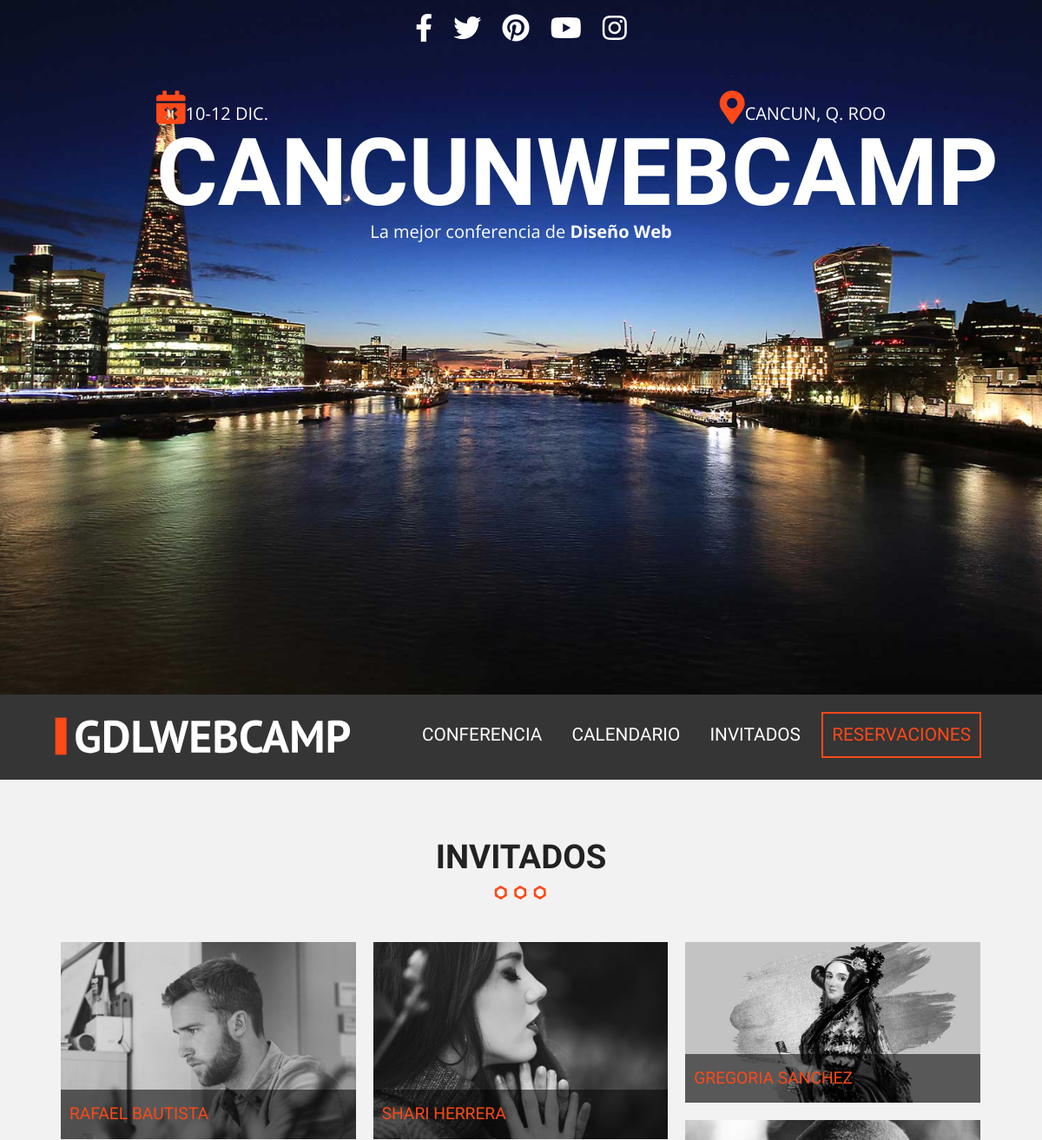
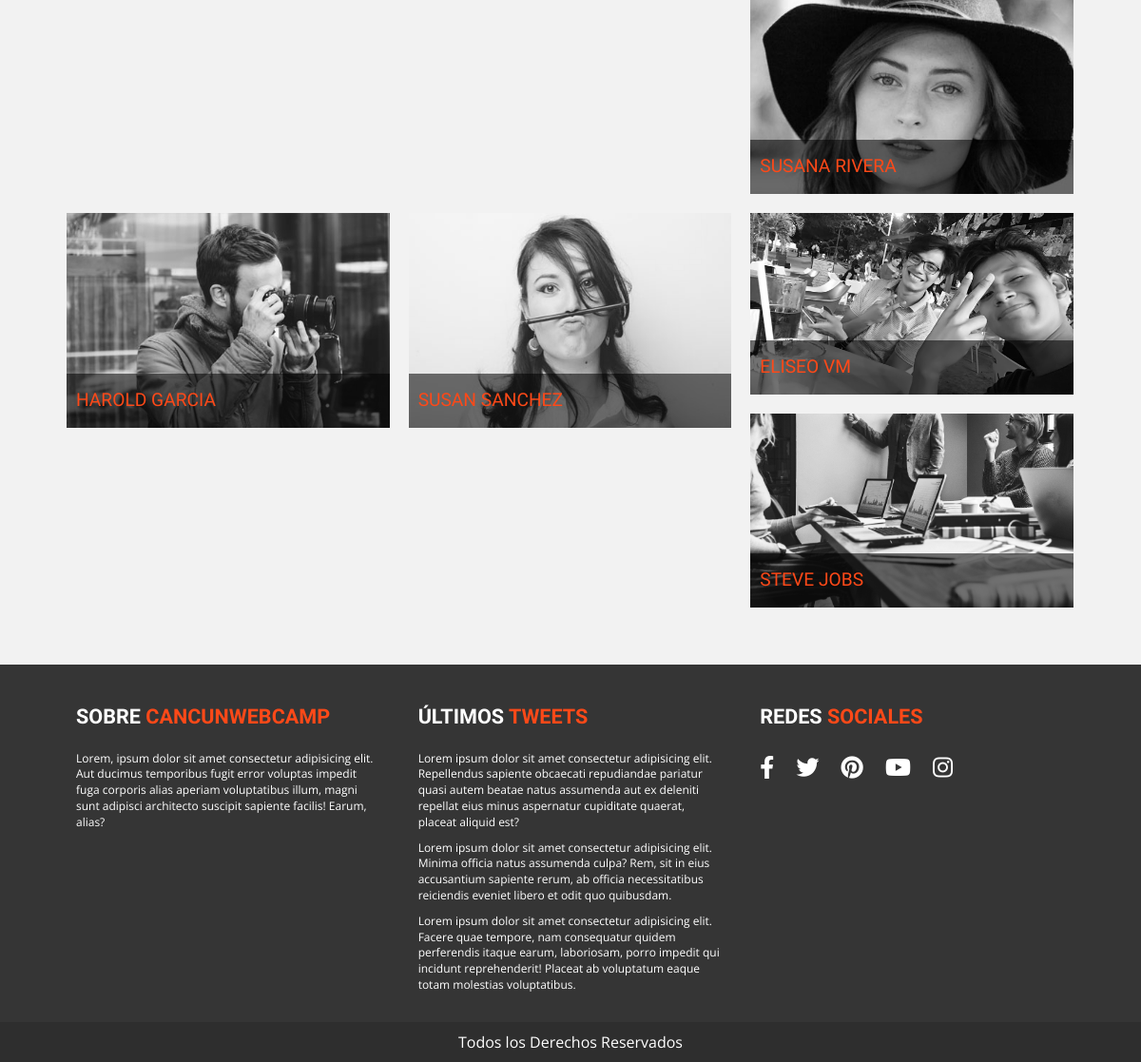
/invitados.php, run on the app's committed database (2 pictures, top to bottom).
### tables this page shows
CREATE TABLE `invitados` (
  `invitado_id` tinyint(4) NOT NULL,
  `nombre_invitado` varchar(30) NOT NULL,
  `apellido_invitado` varchar(30) NOT NULL,
  `descripcion` text NOT NULL,
  `url_imagen` varchar(50) NOT NULL
);

### invitados.php (called while the page is built)
<?php include_once 'includes/templates/header.php'; ?>
    <?php include_once 'includes/templates/invitados.php'; ?>
<?php include_once 'includes/templates/footer.php'; ?>

### includes/templates/invitados.php (the view, shortened to what this page needs)
<?php
    try {
        require_once('includes/funciones/bd_conexion.php');
        $sql = " SELECT * FROM `invitados` ";
        $resultado = $conn->query($sql);
    } catch (\Exception $e) {
        echo $e->getMessage();
    }
?>
<section class="invitados contenedor seccion">
    <h2>Invitados</h2>
    <ul class="lista-invitados clearfix">
    <?php while($invitados = $resultado->fetch_assoc()){ ?>
        <li>
            <div class="invitado">
                <a class="invitado-info" href="#invitado<?php echo $invitados['invitado_id']; ?>">
                    <img src="img/invitados/<?php echo $invitados['url_imagen']; ?>" alt="Imagen Invitado">
                    <p><?php echo $invitados['nombre_invitado'] . " " . $invitados['apellido_invitado'] ?></p>
                </a>
            </div>
        </li>
    <?php } ?>
    </ul>
</section>

### includes/templates/header.php (shortened to what this page needs)
<!DOCTYPE html>
<html class="no-js" lang="">
<head>
    <?php
        $archivo = basename($_SERVER['PHP_SELF']);
        $pagina = str_replace(".php", "", $archivo);
        if($pagina == 'invitados' || $pagina == 'index'){
            echo '<link rel="stylesheet" href="css/colorbox.css">';
        }
        else if($pagina == 'conferencia'){
            echo '<link rel="stylesheet" href="https://cdnjs.cloudflare.com/ajax/libs/lightbox2/2.11.3/css/lightbox.min.css" />';
        }
    ?>
    <link rel="stylesheet" href="https://cdnjs.cloudflare.com/ajax/libs/normalize/8.0.1/normalize.min.css" />
    <link rel="stylesheet" href="https://cdnjs.cloudflare.com/ajax/libs/font-awesome/5.10.0-1/css/fontawesome.min.css" />
    <link rel="stylesheet" href="css/all.min.css">
    <link rel="stylesheet" href="css/main.css">
    <link rel="stylesheet" href="https://unpkg.com/leaflet@1.5.1/dist/leaflet.css" />
</head>
<body class="<?php echo $pagina; ?>">
    <header class="site-header">
        <div class="hero">
            <div class="contenido-header">
                <nav class="redes-sociales">
                    <a href="#"><i class="fab fa-facebook-f"></i></a>
                    <a href="#"><i class="fab fa-twitter"></i></a>
                    <a href="#"><i class="fab fa-pinterest"></i></a>
                    <a href="#"><i class="fab fa-youtube"></i></a>
                    <a href="#"><i class="fab fa-instagram"></i></a>
                </nav>
                <div class="informacion-evento">
                    <div class="clearfix">
                        <p class="fecha"><i class="fas fa-calendar-times"></i>10-12 Dic.</p>
                        <p class="ciudad"><i class="fas fa-map-marker-alt"></i>Cancun, Q. Roo</p>
                    </div>
                    <h1 class="nombre-sitio">cancunwebcamp</h1>
                    <p class="slogan">La mejor conferencia de <span>Diseño Web</span></p>
                </div>
            </div>
        </div>
    </header>
    <div class="barra">
        <div class="contenedor clearfix">
            <div class="logo">
                <a href="index.php">
                    <img src="img/logo.svg" alt="Logo GDLWebCam">
                </a>
            </div>
            <nav class="navegacion-principal clearfix">
                <a href="conferencia.php">Conferencia</a>
                <a href="calendario.php">Calendario</a>
                <a href="invitados.php">Invitados</a>
                <a href="registro.php">Reservaciones</a>
            </nav>
        </div>
    </div>

### includes/templates/footer.php (shortened to what this page needs)
<footer class="site-footer">
        <div class="contenedor clearfix">
            <div class="footer-informacion">
                <h3>Sobre <span>CancunWebCamp</span></h3>
                <p>Lorem, ipsum dolor sit amet consectetur adipisicing elit. Aut ducimus temporibus fugit error voluptas impedit fuga corporis alias aperiam voluptatibus illum, magni sunt adipisci architecto suscipit sapiente facilis! Earum, alias?</p>
            </div>
            <div class="ultimos-tweets">
                <h3>Últimos <span>tweets</span></h3>
                <ul>
                    <li>Lorem ipsum dolor sit amet consectetur adipisicing elit. Repellendus sapiente obcaecati repudiandae pariatur quasi autem beatae natus assumenda aut ex deleniti repellat eius minus aspernatur cupiditate quaerat, placeat aliquid est?</li>
                    <li>Lorem ipsum dolor sit amet consectetur adipisicing elit. Minima officia natus assumenda culpa? Rem, sit in eius accusantium sapiente rerum, ab officia necessitatibus reiciendis eveniet libero et odit quo quibusdam.</li>
                    <li>Lorem ipsum dolor sit amet consectetur adipisicing elit. Facere quae tempore, nam consequatur quidem perferendis itaque earum, laboriosam, porro impedit qui incidunt reprehenderit! Placeat ab voluptatum eaque totam molestias voluptatibus.</li>
                </ul>
            </div>
            <div class="menu">
                <h3>Redes <span>sociales</span></h3>
                <nav class="redes-sociales">
                    <a href="#"><i class="fab fa-facebook-f"></i></a>
                    <a href="#"><i class="fab fa-twitter"></i></a>
                    <a href="#"><i class="fab fa-pinterest"></i></a>
                    <a href="#"><i class="fab fa-youtube"></i></a>
                    <a href="#"><i class="fab fa-instagram"></i></a>
                </nav>
            </div>
        </div>
        <p class="copyright">
            Todos los Derechos Reservados
        </p>
        <link href="//cdn-images.mailchimp.com/embedcode/classic-10_7.css" rel="stylesheet" type="text/css">
    </footer>
</body>
</html>

### css/main.css (style rules this page uses)
html { color:#222;font-size:1em;line-height:1.4 }
audio,canvas,iframe,img,svg,video { vertical-align:middle }
html { box-sizing:border-box }
*,:after,:before { box-sizing:inherit }
body { background-color:#f2f2f2;font-family:'Open Sans',sans-serif }
.contenedor { width:98%;margin:0 auto }
@media only screen and (min-width:480px) { .contenedor { width:95% } }
@media only screen and (min-width:768px) { .contenedor { width:90% } }
@media only screen and (min-width:992px) { .contenedor { width:90%;max-width:1100px } }
.seccion { padding:30px 0 }
.seccion p { font-size:1.2em;text-align:center }
h2 { font-family:Oswald,sans-serif;font-size:2.4em;text-transform:uppercase;text-align:center }
h2::after { content:'';margin:0 auto;background-image:url(../img/separador.png);height:30px;width:100px;display:block }
h3 { font-size:1.8em;color:#fe4918;font-family:'PT Sans',sans-serif;margin:0 }
ul { list-style:none;margin:0;padding:0 }
div.hero { background-image:url(../img/encabezado.jpg);height:100vh;background-position:top center;background-size:cover }
div.contenido-header { padding-top:40px }
@media only screen and (min-width:768px) { div.contenido-header { padding-top:10px } }
nav.redes-sociales { text-align:center }
nav.redes-sociales a { color:#fff;font-size:2em;margin-right:20px }
nav.redes-sociales a:last-child { margin-right:0 }
div.informacion-evento { text-align:center;color:#fff }
@media only screen and (min-width:768px) { div.informacion-evento { width:70%;margin:0 auto;margin-top:50px } }
div.informacion-evento p { margin:0;display:inline;font-size:20px;text-transform:uppercase }
div.informacion-evento p i { color:#fe4918;font-size:2.4rem }
p.fecha { float:left }
p.ciudad { float:right;text-align:right }
p.slogan { text-transform:none!important }
p.slogan span { font-weight:700 }
h1.nombre-sitio { font-size:5.9vw;text-transform:uppercase;font-family:'PT Sans',sans-serif }
@media only screen and (min-width:768px) { h1.nombre-sitio { font-size:9vw;margin:0;line-height:1 } }
div.barra { background-color:#353535;padding:20px 0 }
div.logo { width:80%;float:left }
div.logo img { width:100% }
@media only screen and (min-width:768px) { div.logo { width:33% } }
nav.navegacion-principal { display:none;width:100% }
nav.navegacion-principal a { font-family:Oswald,sans-serif;color:#fff;font-size:1.3em;text-transform:uppercase;text-decoration:none;transition:all .3s ease;width:100%;display:block;text-align:center;margin-bottom:20px }
nav.navegacion-principal a:last-child { border:2px solid #fe4918;color:#fe4918 }
@media only screen and (min-width:768px) { nav.navegacion-principal { width:67%;float:right;text-align:right;display:block } }
@media only screen and (min-width:768px) { nav.navegacion-principal a { padding:10px 10px;display:inline-block;width:auto;display:inline-block;text-align:center;margin:0 10px 0 0 } }
ul.lista-invitados li { padding:10px;float:left }
@media only screen and (min-width:458px) { ul.lista-invitados li { width:50% } }
@media only screen and (min-width:768px) { ul.lista-invitados li { width:33.3% } }
div.invitado { position:relative;overflow:hidden }
div.invitado img { max-width:100%;filter:gray;-webkit-filter:grayscale(1);-webkit-transition:all .5s ease-in-out }
div.invitado p { position:absolute;bottom:0;left:0;padding:15px 10px;margin:0;background-color:rgba(0,0,0,.55);width:100%;text-align:left;font-family:Oswald,sans-serif;color:#fe4918;text-transform:uppercase;-webkit-transition:all .5s ease-in-out }
footer { background-color:#353535;padding-top:40px;margin-top:20px }
footer .contenedor>div { color:#fff;padding:0 20px;font-size:12px }
@media only screen and (min-width:768px) { footer .contenedor>div { width:33.3%;float:left } }
footer h3 { color:#fff;text-transform:uppercase;font-family:Oswald,sans-serif;margin-bottom:20px }
footer h3 span { color:#fe4918 }
footer .ultimos-tweets li { margin-bottom:10px }
footer nav.redes-sociales { text-align:left }
p.copyright { background-color:#2e2e2e;color:#fff;padding:10px 0;margin:20px 0 0 0;text-align:center }
.clearfix:after,.clearfix:before { content:" ";display:table }
.clearfix:after { clear:both }

### data on the page
invitados: url_imagen (picture), nombre_invitado "RAFAEL", apellido_invitado "BAUTISTA"
invitados: url_imagen (picture), nombre_invitado "SHARI", apellido_invitado "HERRERA"
invitados: url_imagen (picture), nombre_invitado "GREGORIA", apellido_invitado "SANCHEZ"
invitados: url_imagen (picture), nombre_invitado "SUSANA", apellido_invitado "RIVERA"
invitados: url_imagen (picture), nombre_invitado "HAROLD", apellido_invitado "GARCIA"
invitados: url_imagen (picture), nombre_invitado "SUSAN", apellido_invitado "SANCHEZ"
invitados: url_imagen (picture), nombre_invitado "ELISEO", apellido_invitado "VM"
invitados: url_imagen (picture), nombre_invitado "STEVE", apellido_invitado "JOBS"
